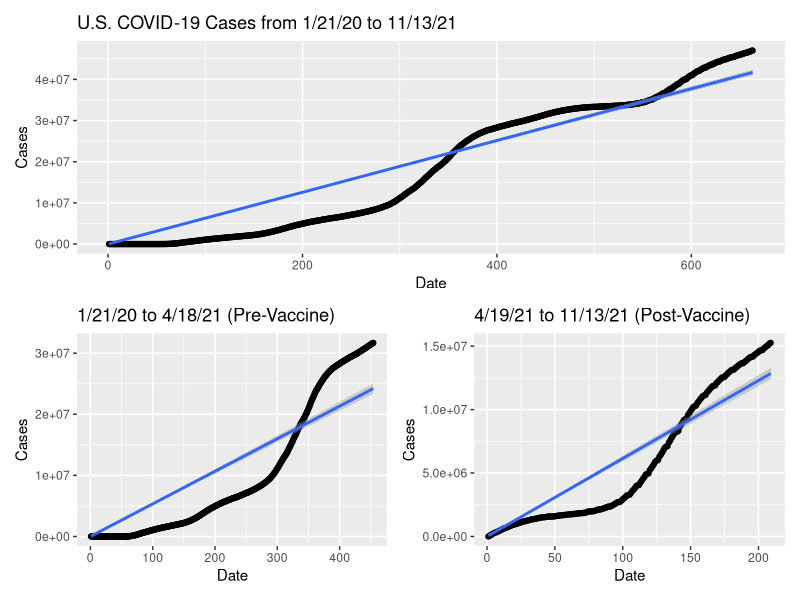
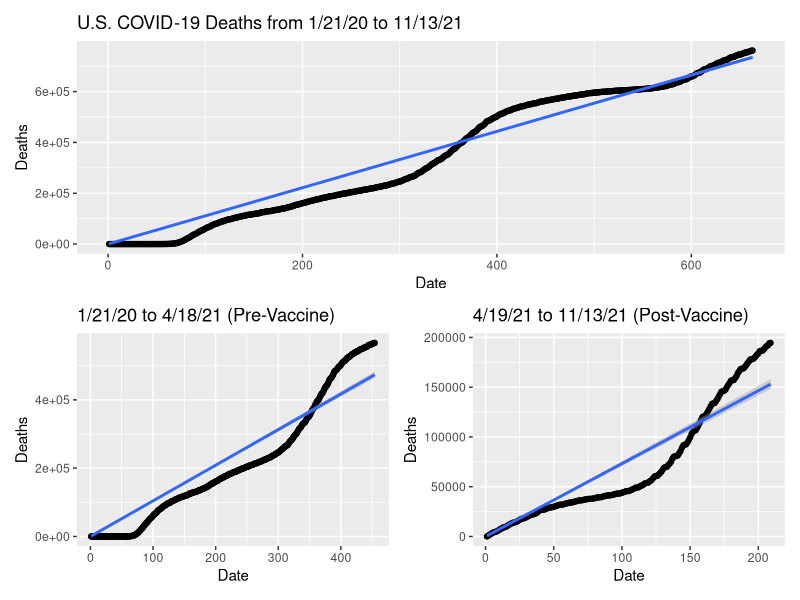
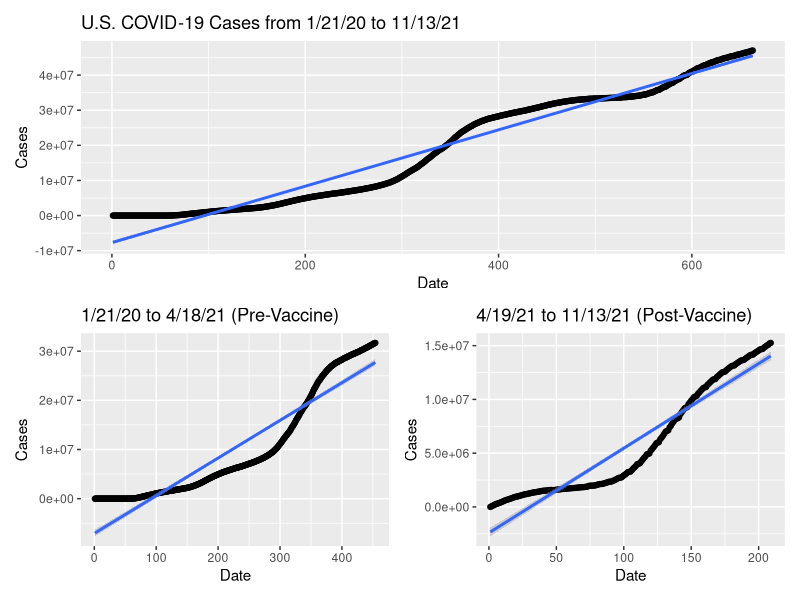
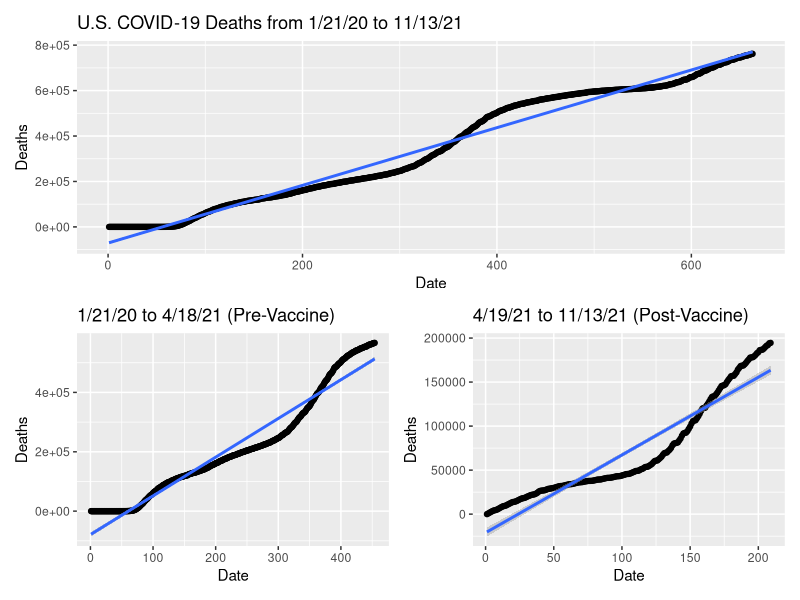

These figures' R source, in order:
## ---- chunk 1
library(tidyverse)
library(patchwork)
## ---- chunk 2
us_covid = read_csv("./data/us.csv") %>% 
  mutate(day = 1:663)

total_us_case_lm = lm(cases ~ 0 + day, data = us_covid)
total_us_case_p = 
  us_covid %>% 
  ggplot(aes(x = day, y = cases)) +
  geom_point() +
  geom_smooth(method = "lm", formula = y ~ 0 + x) +
  labs(title = "U.S. COVID-19 Cases from 1/21/20 to 11/13/21",
       x = "Date", y = "Cases")

pre_vacc_case_lm = 
  us_covid %>% 
  slice(1:454) %>% 
  lm(cases ~ 0 + day, data = .)
pre_vacc_case_p = 
  us_covid %>% 
  slice(1:454) %>% 
  ggplot(aes(x = day, y = cases)) +
  geom_point() +
  geom_smooth(method = "lm", formula = y ~ 0 + x) +
  labs(title = "1/21/20 to 4/18/21 (Pre-Vaccine)",
       x = "Date", y = "Cases")

post_vacc_case_lm = 
  us_covid %>% 
  slice(455:663) %>% 
  mutate(new_cases = cases - 31754642,
         new_deaths = deaths - 567314,
         new_day = day - 454) %>%
  lm(new_cases ~ 0 + day, data = .)
post_vacc_case_p = us_covid %>% 
  slice(455:663) %>% 
  mutate(new_cases = cases - 31754642,
         new_deaths = deaths - 567314,
         new_day = day - 454) %>%
  ggplot(aes(x = new_day, y = new_cases)) +
  geom_point() +
  geom_smooth(method = "lm", formula = y ~ 0 + x) +
  labs(title = "4/19/21 to 11/13/21 (Post-Vaccine)",
       x = "Date", y = "Cases")

total_us_case_p / (pre_vacc_case_p + post_vacc_case_p)
## ---- chunk 3
total_us_death_lm = lm(deaths ~ 0 + day, data = us_covid)
total_us_death_p = us_covid %>% 
  ggplot(aes(x = day, y = deaths)) +
  geom_point() +
  geom_smooth(method = "lm", formula = y ~ 0 + x) +
  labs(title = "U.S. COVID-19 Deaths from 1/21/20 to 11/13/21",
       x = "Date", y = "Deaths")

pre_vacc_death_lm = 
  us_covid %>% 
  slice(1:454) %>% 
  lm(deaths ~ 0 + day, data = .)
pre_vacc_death_p = 
  us_covid %>% 
  slice(1:454) %>% 
  ggplot(aes(x = day, y = deaths)) +
  geom_point() +
  geom_smooth(method = "lm", formula = y ~ 0 + x) +
  labs(title = "1/21/20 to 4/18/21 (Pre-Vaccine)",
       x = "Date", y = "Deaths")

post_vacc_death_lm = 
  us_covid %>% 
  slice(455:663) %>% 
  mutate(new_cases = cases - 31754642,
         new_deaths = deaths - 567314,
         new_day = day - 454) %>%
  lm(new_deaths ~ 0 + day, data = .)
post_vacc_death_p = 
  us_covid %>% 
  slice(455:663) %>% 
  mutate(new_cases = cases - 31754642,
         new_deaths = deaths - 567314,
         new_day = day - 454) %>%
  ggplot(aes(x = new_day, y = new_deaths)) +
  geom_point() +
  geom_smooth(method = "lm", formula = y ~ 0 + x) +
  labs(title = "4/19/21 to 11/13/21 (Post-Vaccine)",
       x = "Date", y = "Deaths")

total_us_death_p / (pre_vacc_death_p + post_vacc_death_p)
## ---- chunk 4
tibble(
  metric = "slope",
  total_case = total_us_case_lm$coefficients,
  pre_vacc_case = pre_vacc_case_lm$coefficients,
  post_vacc_case = post_vacc_case_lm$coefficients,
  total_death = total_us_death_lm$coefficients,
  pre_vacc_death = pre_vacc_death_lm$coefficients,
  post_vacc_death = post_vacc_death_lm$coefficients
  ) %>% 
  knitr::kable()

## ---- chunk 5
us_covid = read_csv("./data/us.csv") %>% 
  mutate(day = 1:663)

total_us_case_lm = lm(cases ~ day, data = us_covid)
total_us_case_p = 
  us_covid %>% 
  ggplot(aes(x = day, y = cases)) +
  geom_point() +
  geom_smooth(method = "lm", formula = y ~ x) +
  labs(title = "U.S. COVID-19 Cases from 1/21/20 to 11/13/21",
       x = "Date", y = "Cases")

pre_vacc_case_lm = 
  us_covid %>% 
  slice(1:454) %>% 
  lm(cases ~ day, data = .)
pre_vacc_case_p = 
  us_covid %>% 
  slice(1:454) %>% 
  ggplot(aes(x = day, y = cases)) +
  geom_point() +
  geom_smooth(method = "lm", formula = y ~ x) +
  labs(title = "1/21/20 to 4/18/21 (Pre-Vaccine)",
       x = "Date", y = "Cases")

post_vacc_case_lm = 
  us_covid %>% 
  slice(455:663) %>% 
  mutate(new_cases = cases - 31754642,
         new_deaths = deaths - 567314,
         new_day = day - 454) %>%
  lm(new_cases ~ day, data = .)
post_vacc_case_p = 
  us_covid %>% 
  slice(455:663) %>% 
  mutate(new_cases = cases - 31754642,
         new_deaths = deaths - 567314,
         new_day = day - 454) %>%
  ggplot(aes(x = new_day, y = new_cases)) +
  geom_point() +
  geom_smooth(method = "lm", formula = y ~ x) +
  labs(title = "4/19/21 to 11/13/21 (Post-Vaccine)",
       x = "Date", y = "Cases")

total_us_case_p / (pre_vacc_case_p + post_vacc_case_p)
## ---- chunk 6
total_us_death_lm = lm(deaths ~ day, data = us_covid)
total_us_death_p = 
  us_covid %>% 
  ggplot(aes(x = day, y = deaths)) +
  geom_point() +
  geom_smooth(method = "lm", formula = y ~ x) +
  labs(title = "U.S. COVID-19 Deaths from 1/21/20 to 11/13/21",
       x = "Date", y = "Deaths")

pre_vacc_death_lm = 
  us_covid %>% 
  slice(1:454) %>% 
  lm(deaths ~ day, data = .)
pre_vacc_death_p = 
  us_covid %>% 
  slice(1:454) %>% 
  ggplot(aes(x = day, y = deaths)) +
  geom_point() +
  geom_smooth(method = "lm", formula = y ~ x) +
  labs(title = "1/21/20 to 4/18/21 (Pre-Vaccine)",
       x = "Date", y = "Deaths")

post_vacc_death_lm = 
  us_covid %>% 
  slice(455:663) %>% 
  mutate(new_cases = cases - 31754642,
         new_deaths = deaths - 567314,
         new_day = day - 454) %>%
  lm(new_deaths ~ day, data = .)
post_vacc_death_p = 
  us_covid %>% 
  slice(455:663) %>% 
  mutate(new_cases = cases - 31754642,
         new_deaths = deaths - 567314,
         new_day = day - 454) %>%
  ggplot(aes(x = new_day, y = new_deaths)) +
  geom_point() +
  geom_smooth(method = "lm", formula = y ~ x) +
  labs(title = "4/19/21 to 11/13/21 (Post-Vaccine)",
       x = "Date", y = "Deaths")

total_us_death_p / (pre_vacc_death_p + post_vacc_death_p)
## ---- chunk 7
tibble(
  metric = c("intercept", "slope"),
  total_case = total_us_case_lm$coefficients,
  pre_vacc_case = pre_vacc_case_lm$coefficients,
  post_vacc_case = post_vacc_case_lm$coefficients,
  total_death = total_us_death_lm$coefficients,
  pre_vacc_death = pre_vacc_death_lm$coefficients,
  post_vacc_death = post_vacc_death_lm$coefficients
  ) %>% 
  knitr::kable()

